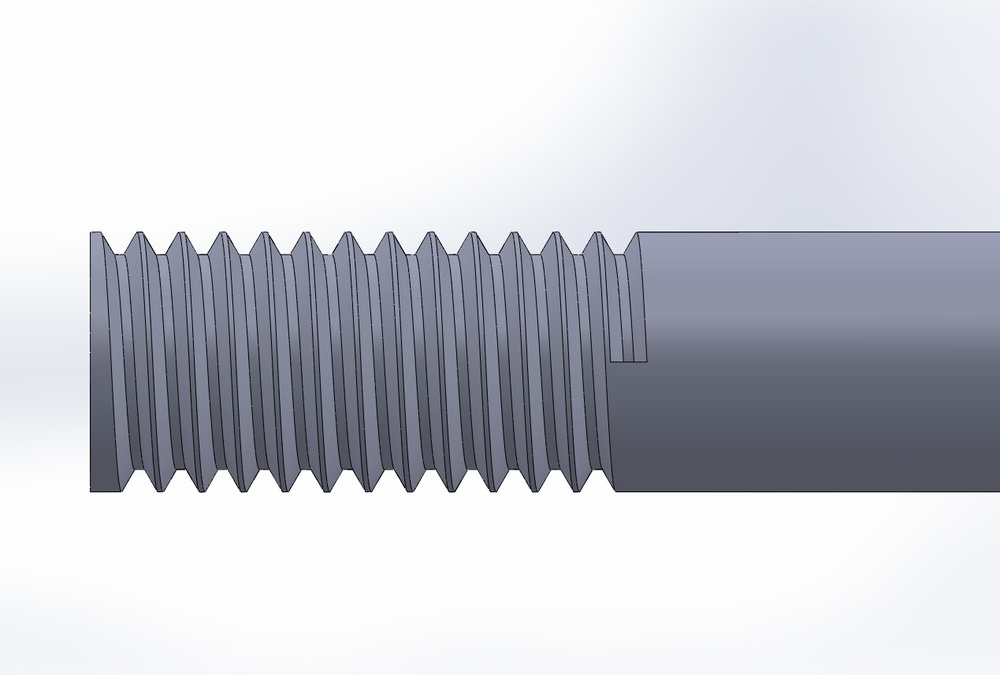
#> input picture iso_thread_dataset/pitch_0.8/0.8a.JPG, 1000 x 675 px, shrunk from 1269 x 857 before the run
$ python -i thread_features.py   (imports and definitions only)
#> lines starting #> are read from the running program, lines starting #| are printed output that depends on the picture; after the words box and inside, x2 and y2 are one past the last pixel; in counts of white or black regions, pixels touching at a corner belong together
#> further down, picture is the input picture: shape (675, 1000, 3); mean B, G, R 209.7, 202.8, 201.1
"""Shared thread-geometry extraction used by both training and the app."""
import cv2
import numpy as np
from scipy.signal import find_peaks

MIN_COLUMNS = 80      # minimum image columns the thread must span
PEAK_DISTANCE = 80    # min px between crests/roots (tune to your image size)
PEAK_PROMINENCE = 8   # min peak prominence in px


def extract_thread_features(img):
    """Return a dict of thread geometry from a BGR image, or None on failure."""
    if img is None:
        return None

    gray = cv2.cvtColor(img, cv2.COLOR_BGR2GRAY)
    img_eq = cv2.createCLAHE(2.0, (8, 8)).apply(gray)
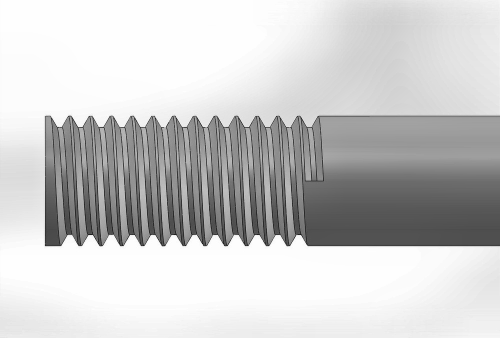
#> img_eq: shape (675, 1000) (shown at 1/2 size); min 0, max 255, mean 201.8

    edges = cv2.Canny(img_eq, 50, 150)
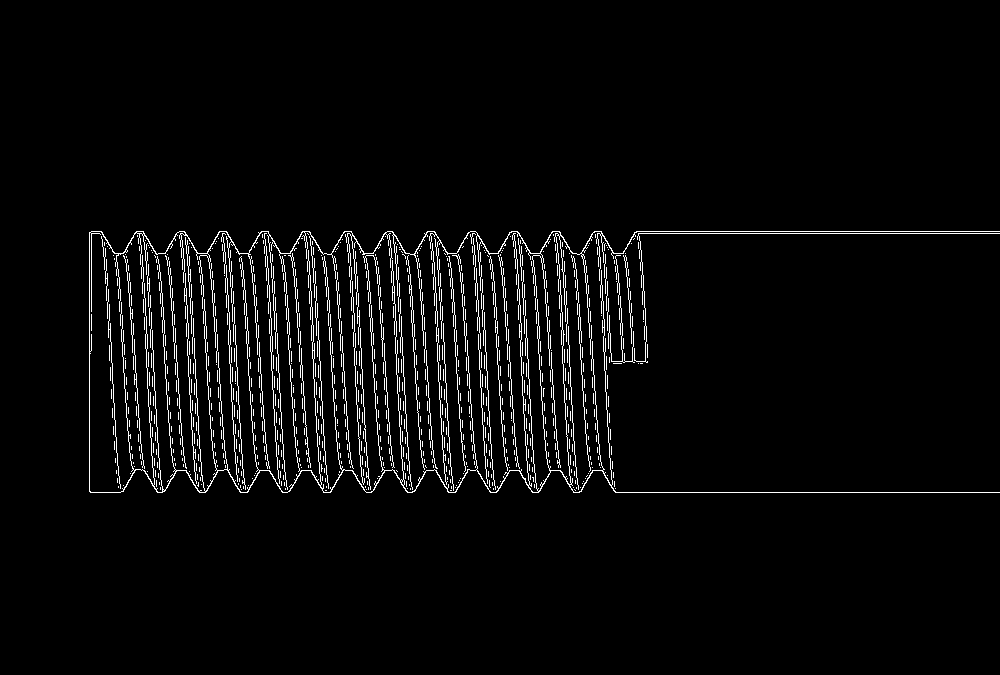
#> edges: shape (675, 1000); 3.5% white in thin lines or dots, all inside (x1, y1, x2, y2) = (89, 231, 1000, 493)
    edges = cv2.morphologyEx(edges, cv2.MORPH_CLOSE, np.ones((3, 3), np.uint8), 2)
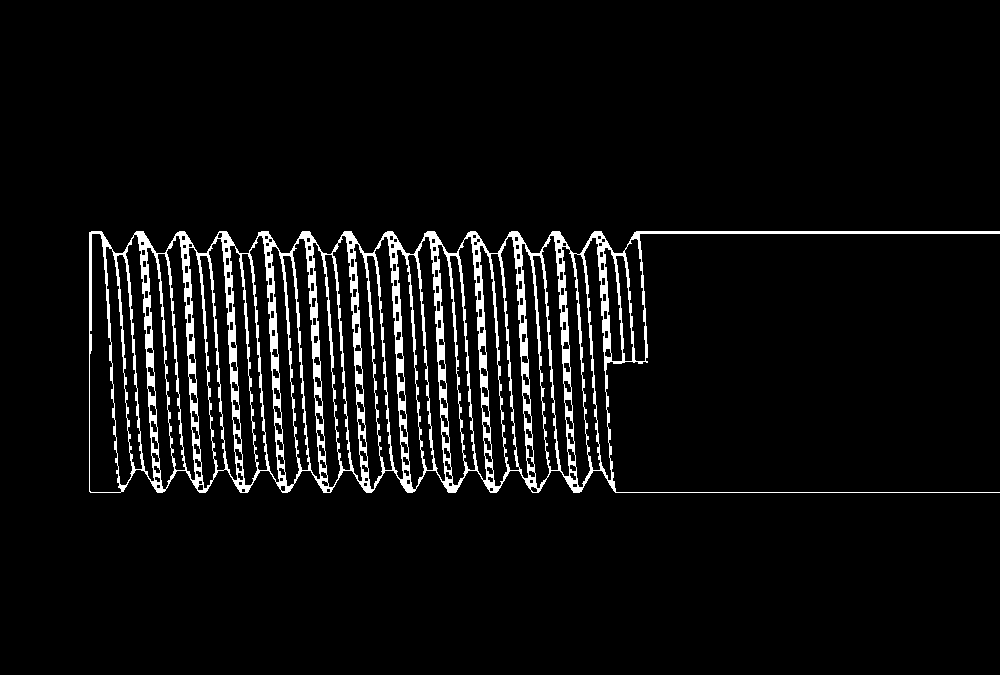
#> edges: shape (675, 1000); 5.6% white; 1 white region

    contours, _ = cv2.findContours(edges, cv2.RETR_EXTERNAL, cv2.CHAIN_APPROX_NONE)
#> contours = 1 contour; box (x1, y1, x2, y2) and area: (89, 231, 1000, 493) 129082
    if not contours:
        return None

    contour = max(contours, key=len).reshape(-1, 2)
#> contour = 3567 pairs, first value 89 to 999, second value 231 to 492
    x_pts, y_pts = contour[:, 0], contour[:, 1]
#> x_pts = 3567 values, max 999 at index 1373, min 89 at index 2, mean 553.4; y_pts = 3567 values, max 492 at index 262, min 231 at index 0, mean 362.2

    x = np.sort(np.unique(x_pts))
#> x = 911 values from 89 to 999
    if len(x) < MIN_COLUMNS:
        return None

    y_top = np.array([y_pts[x_pts == xi].min() for xi in x])
#> y_top = 911 values, max 254 at index 238, min 231 at index 2, mean 237.6
    y_bottom = np.array([y_pts[x_pts == xi].max() for xi in x])
#> y_bottom = 911 values, max 492 at index 1, min 469 at index 47, mean 485.8

    profile = (y_top + y_bottom) / 2
#> profile = 911 values, max 373 at index 238, min 350 at index 47, mean 361.7
    profile = profile - profile.mean()
#> profile = 911 values, max 11.27 at index 238, min -11.73 at index 47, mean 4.24e-15

    crests, _ = find_peaks(profile, distance=PEAK_DISTANCE, prominence=PEAK_PROMINENCE)
#> crests = [70, 154, 239, 322, 404, 489]
    roots, _ = find_peaks(-profile, distance=PEAK_DISTANCE, prominence=PEAK_PROMINENCE)
#> roots = [49, 136, 258, 341, 425, 508]
    if len(crests) < 3 or len(roots) < 3:
        return None

    pitch_px = float(np.median(np.diff(x[crests])))
#> pitch_px = 84
    depth_px = float(np.median(y_bottom[roots]) - np.median(y_top[crests]))
#> depth_px = 216.5

    return {
        "features": [pitch_px, depth_px, 0.0, 0.0],
        "x": x, "y_top": y_top, "y_bottom": y_bottom,
        "crests": crests, "roots": roots,
        "pitch_px": pitch_px, "depth_px": depth_px,
    }

>>> import cv2
>>> picture = cv2.imread('../iso_thread_dataset/pitch_0.8/0.8a.JPG')
>>> result = extract_thread_features(picture)
#> result = 8 items

$ run again, on iso_thread_dataset/pitch_0.8/0.8b.JPG
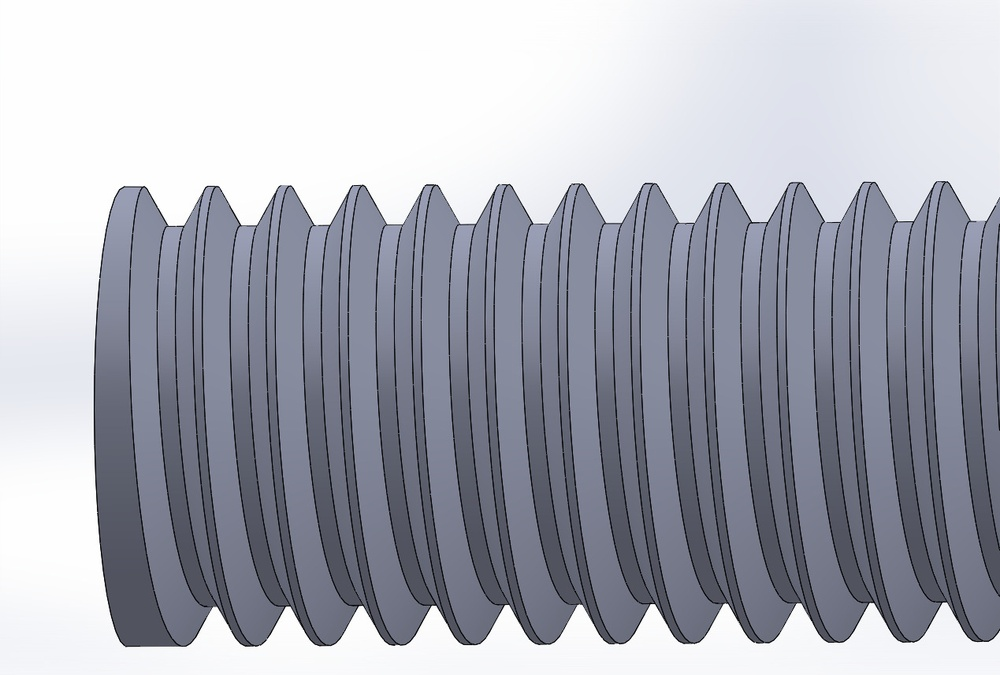
#> input picture iso_thread_dataset/pitch_0.8/0.8b.JPG, 1000 x 675 px, shrunk from 1269 x 857 before the run
#> picture is the input picture: shape (675, 1000, 3); mean B, G, R 181.2, 170.8, 168.4
#> in extract_thread_features, `edges = cv2.Canny(img_eq, 50, 150)`:
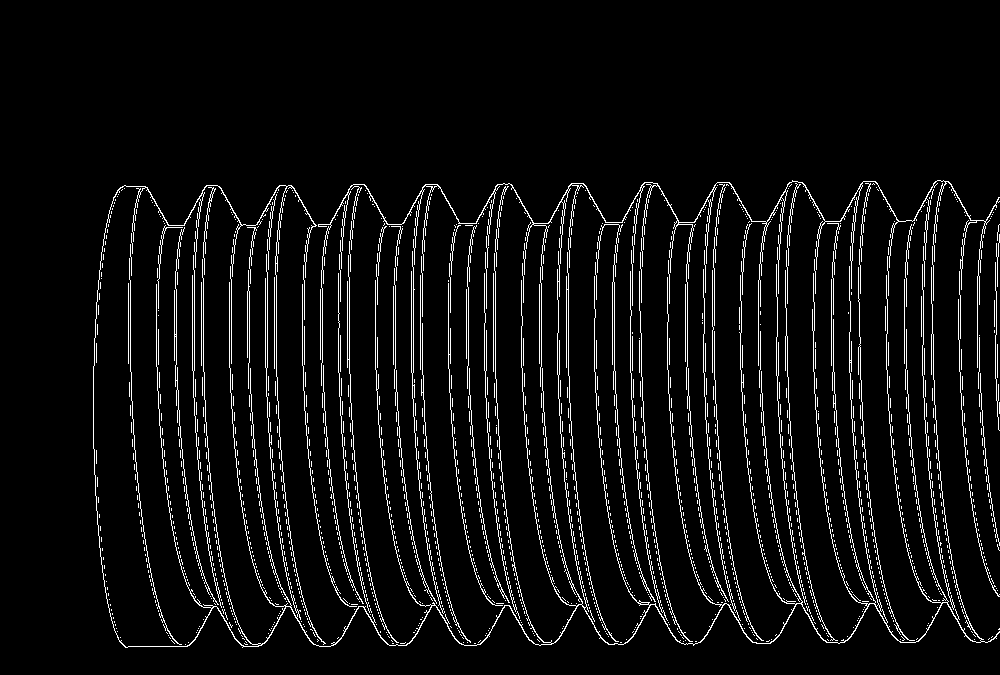
#> edges: shape (675, 1000); 5.7% white in thin lines or dots, all inside (x1, y1, x2, y2) = (93, 180, 1000, 648)
#> in extract_thread_features, `edges = cv2.morphologyEx(edges, cv2.MORPH_CLOSE, np.ones((3, 3), np.ui..`:
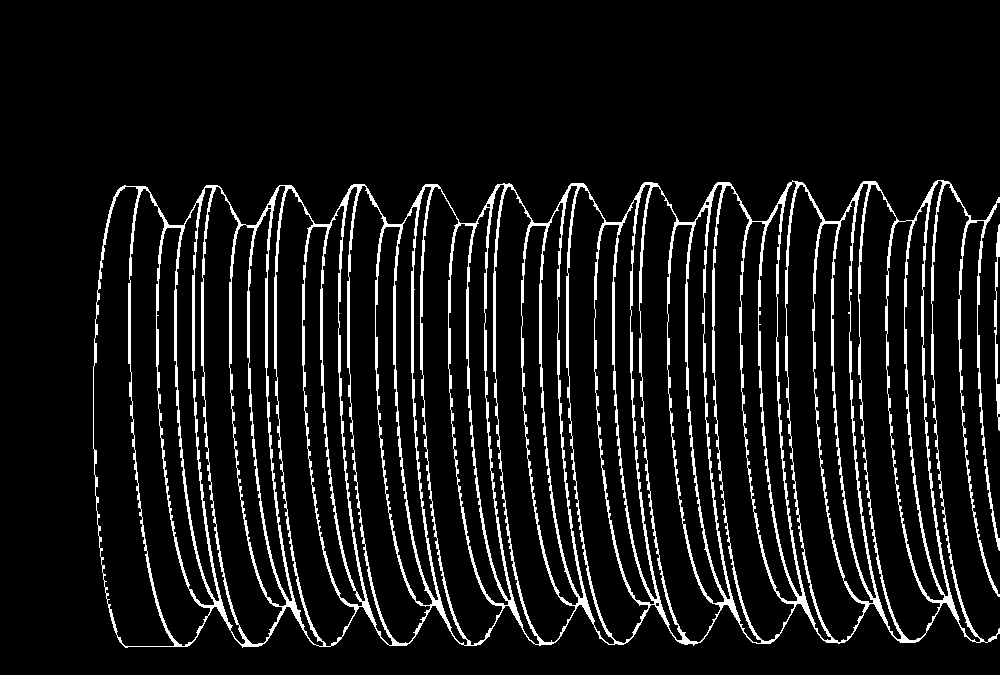
#> edges: shape (675, 1000); 8.7% white; 2 white regions
#> contours = 2 contours; box (x1, y1, x2, y2) and area: (93, 180, 1000, 648) 361712, (994, 224, 1000, 431) 336
#> contour = 4949 pairs, first value 93 to 999, second value 180 to 647
#> x_pts = 4949 values, max 999 at index 2619, min 93 at index 1147, mean 687.1; y_pts = 4949 values, max 647 at index 1428, min 180 at index 0, mean 404.7
#> x = 907 values from 93 to 999
#> y_top = 907 values, max 366 at index 0, min 180 at index 699, mean 203.8
#> y_bottom = 907 values, max 647 at index 32, min 448 at index 0, mean 629.5
#> in extract_thread_features, `profile = (y_top + y_bottom) / 2`: profile = 907 values, max 435.5 at index 76, min 391 at index 850, mean 416.7
#> in extract_thread_features, `profile = profile - profile.mean()`: profile = 907 values, max 18.82 at index 76, min -25.68 at index 850, mean 2.53e-14
#> crests = [149, 231, 376, 518, 600, 745, 892]
#> roots = [122, 267, 415, 558, 704, 850]
#> pitch_px = 143.5
#> depth_px = 382.5
#> result = 8 items

$ run again, on iso_thread_dataset/pitch_0.8/0.8c.JPG
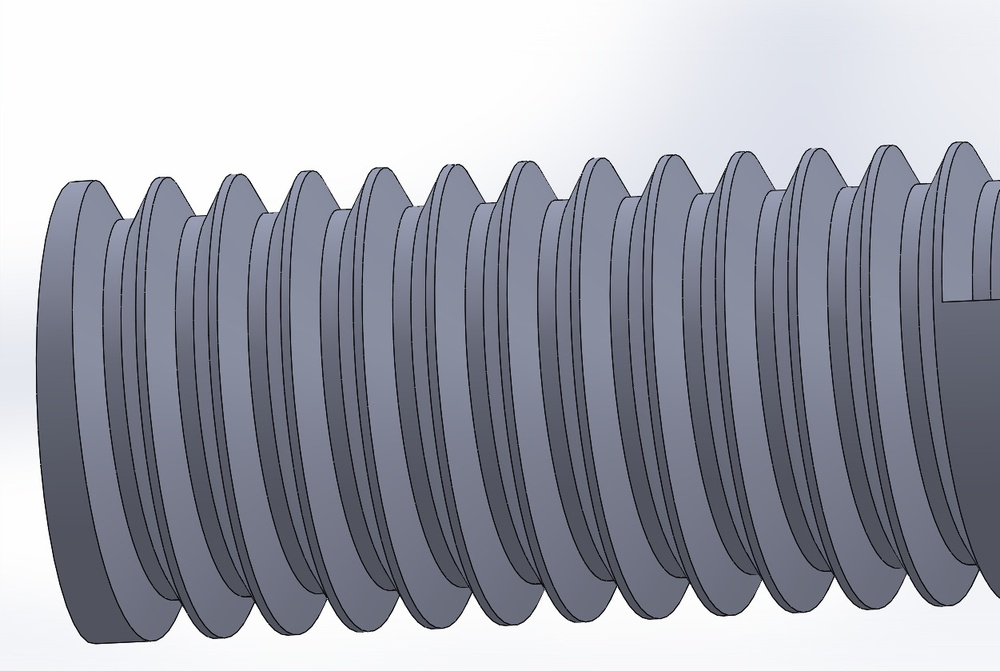
#> input picture iso_thread_dataset/pitch_0.8/0.8c.JPG, 1000 x 671 px, shrunk from 1251 x 839 before the run
#> picture is the input picture: shape (671, 1000, 3); mean B, G, R 172.8, 162.1, 159.7
#> in extract_thread_features, `edges = cv2.Canny(img_eq, 50, 150)`:
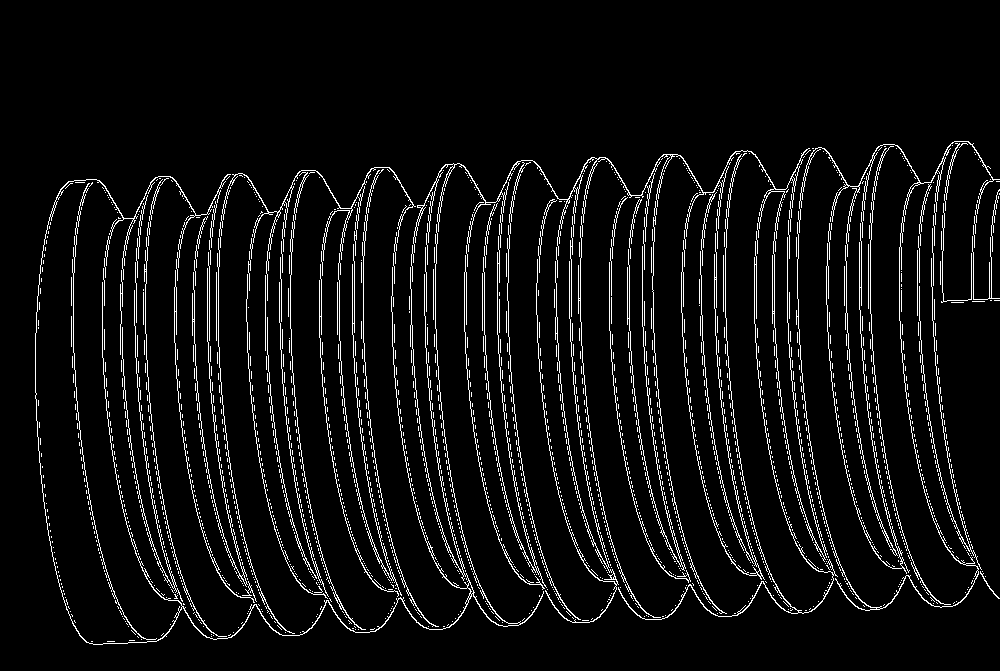
#> edges: shape (671, 1000); 6% white in thin lines or dots, all inside (x1, y1, x2, y2) = (35, 141, 1000, 645)
#> in extract_thread_features, `edges = cv2.morphologyEx(edges, cv2.MORPH_CLOSE, np.ones((3, 3), np.ui..`:
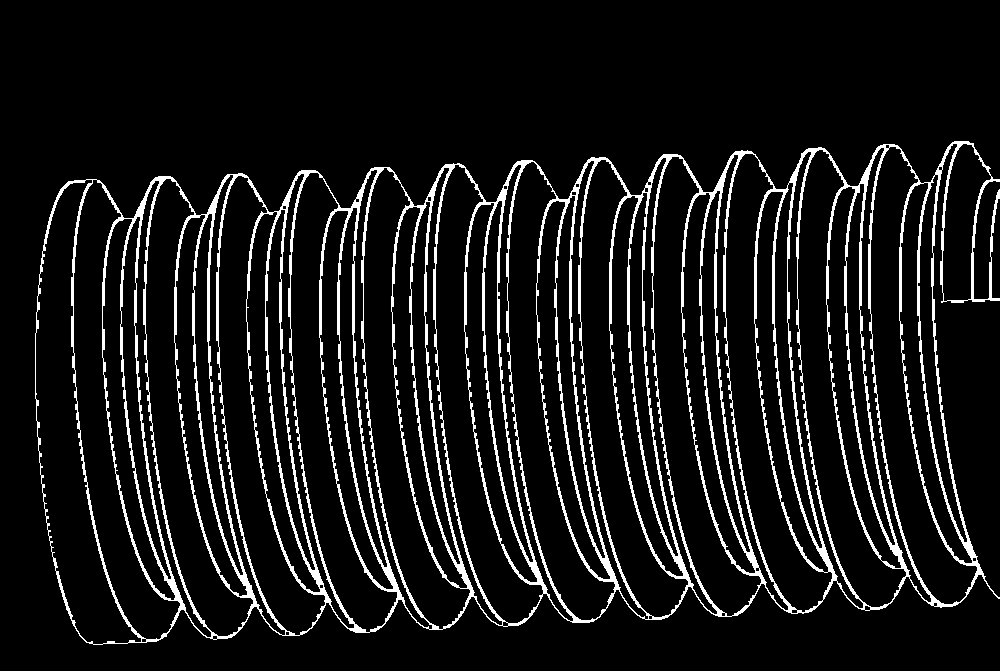
#> edges: shape (671, 1000); 9.4% white; 1 white region
#> contours = 1 contour; box (x1, y1, x2, y2) and area: (35, 141, 1000, 645) 400884
#> contour = 3997 pairs, first value 35 to 999, second value 141 to 644
#> x_pts = 3997 values, max 999 at index 2861, min 35 at index 1428, mean 598.3; y_pts = 3997 values, max 644 at index 1744, min 141 at index 0, mean 359.6
#> x = 965 values from 35 to 999
#> y_top = 965 values, max 333 at index 0, min 141 at index 919, mean 178.3
#> y_bottom = 965 values, max 644 at index 58, min 398 at index 0, mean 612.5
#> in extract_thread_features, `profile = (y_top + y_bottom) / 2`: profile = 965 values, max 430.5 at index 89, min 363.5 at index 938, mean 395.4
#> in extract_thread_features, `profile = profile - profile.mean()`: profile = 965 values, max 35.11 at index 89, min -31.89 at index 938, mean 1.51e-14
#> crests = [90, 171, 315, 460, 605, 750, 895]
#> roots = [216, 363, 508, 653, 798, 943]
#> pitch_px = 145
#> depth_px = 387.5
#> result = 8 items
